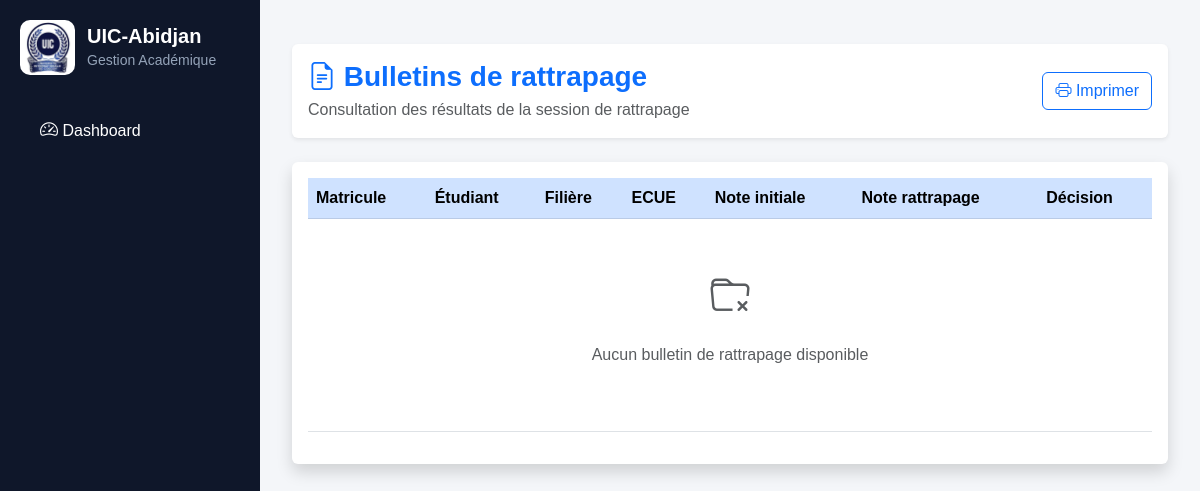
The app's page /lmd/rattrapage/bulletins/, older data.
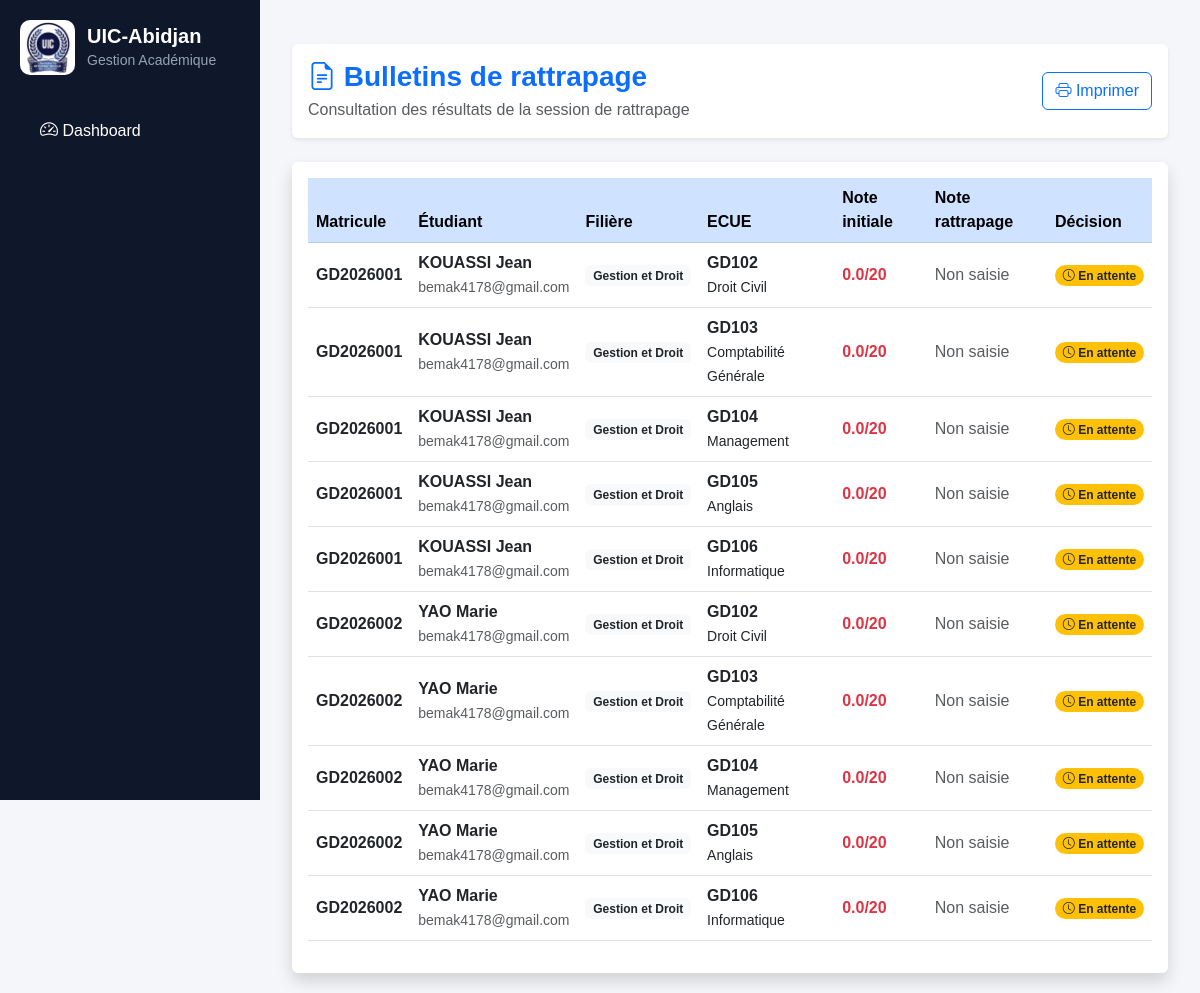
The same page, newer data.
### lmd/models.py (models this page shows, shortened)
class CandidatRattrapage(models.Model):
    STATUT_CHOICES = [
        ("EN_ATTENTE", "En attente"),
        ("VALIDE", "Validé"),
        ("ECHEC", "Échec"),
    ]
    etudiant = models.ForeignKey(
        "EtudiantLMD",
        on_delete=models.CASCADE,
        related_name="candidats_rattrapage"
    )
    ecue = models.ForeignKey(
        "ECUE",
        on_delete=models.CASCADE,
        related_name="candidats_rattrapage"
    )
    session = models.ForeignKey(
        "SessionAcademique",
        on_delete=models.CASCADE,
        related_name="candidats"
    )
    ancienne_note = models.FloatField(
        default=0
    )
    nouvelle_note = models.FloatField(
        null=True,
        blank=True
    )
    statut = models.CharField(
        max_length=20,
        choices=STATUT_CHOICES,
        default="EN_ATTENTE"
    )
    annee_academique = models.CharField(
        max_length=20
    )
    date_creation = models.DateTimeField(
        auto_now_add=True
    )
    class Meta:
        unique_together = (
            "etudiant",
            "ecue",
            "session",
            "annee_academique"
        )

class EtudiantLMD(models.Model):
    user = models.OneToOneField(
        User,
        on_delete=models.CASCADE,
        null=True,
        blank=True,
        related_name="etudiant_lmd"
    )
    matricule = models.CharField(
        max_length=50,
        unique=True,
        db_index=True
    )
    nom = models.CharField(
        max_length=100,
        db_index=True
    )
    prenoms = models.CharField(
        max_length=150
    )
    sexe = models.CharField(
        max_length=1,
        choices=(
            ('M', 'Masculin'),
            ('F', 'Féminin'),
        )
    )
    STATUTS = [
        ("AF", "Affecté"),
        ("NF", "Non Affecté"),
    ]
    statut = models.CharField(
        max_length=2,
        choices=STATUTS,
        default="NF"
    )
    date_naissance = models.DateField(
        null=True,
        blank=True
    )
    lieu_naissance = models.CharField(
        max_length=100,
        blank=True,
        null=True
    )
    telephone = models.CharField(
        max_length=30,
        blank=True
    )
    email = models.EmailField(
        blank=True
    )
    NIVEAUX = [
        ("L1", "Licence 1"),
        ("L2", "Licence 2"),
        ("L3", "Licence 3"),
        ("M1", "Master 1"),
        ("M2", "Master 2"),
        ("DOC", "Doctorat"),
    ]
    niveau = models.CharField(
        max_length=10,
        choices=NIVEAUX,
        db_index=True
    )
    filiere = models.ForeignKey(
        "FiliereLMD",
        on_delete=models.CASCADE,
        related_name="etudiants"
    )
    annee_academique = models.CharField(
        max_length=20,
        db_index=True
    )
    date_inscription = models.DateTimeField(
        auto_now_add=True
    )
    actif = models.BooleanField(
        default=True
    )
    class Meta:
        ordering = [
            "nom",
            "prenoms"
        ]
        constraints = [
            models.UniqueConstraint(
                fields=[
                    "matricule",
                    "annee_academique"
                ],
                name="unique_etudiant_annee"
            )
        ]

class FiliereLMD(models.Model):
    NIVEAUX = [
        ("L1-L2", "Licence Fondamentale"),
        ("L3", "Licence Professionnelle"),
        ("M1-M2", "Master"),
    ]
    code = models.CharField(
        max_length=20,
        unique=True
    )
    libelle = models.CharField(
        max_length=100
    )
    niveau_formation = models.CharField(
        max_length=10,
        choices=NIVEAUX,
        default="L1-L2"
    )

class ECUE(models.Model):
    ue = models.ForeignKey(
        UE,
        on_delete=models.CASCADE,
        related_name='ecues'
    )
    code = models.CharField(max_length=20)
    libelle = models.CharField(max_length=200)
    coefficient = models.IntegerField(default=1)
    credit = models.IntegerField(default=1)

### lmd/views.py (the view)
# urls.py: path("rattrapage/bulletins/",views.bulletin_rattrapage_list,name="bulletin_rattrapage_list"),
def bulletin_rattrapage_list(request):
    candidats = CandidatRattrapage.objects.select_related(
        "etudiant",
        "ecue",
        "session"
    ).all()
    return render(
        request,
        "lmd/rattrapage/bulletins.html",
        {
            "candidats": candidats
        }
    )

### lmd/templates/lmd/rattrapage/bulletins.html (shortened to what this page needs)
{% extends "base.html" %}
{% block content %}
<div class="container-fluid mt-4">
    <div class="card shadow-sm border-0 mb-4">
        <div class="card-body d-flex justify-content-between align-items-center">
            <div>
                <h3 class="fw-bold text-primary mb-1">
                    <i class="bi bi-file-earmark-text"></i>
                    Bulletins de rattrapage
                </h3>
                <p class="text-muted mb-0">
                    Consultation des résultats de la session de rattrapage
                </p>
            </div>
            <div>
                <button class="btn btn-outline-primary">
                    <i class="bi bi-printer"></i>
                    Imprimer
                </button>
            </div>
        </div>
    </div>
    <div class="card shadow border-0">
        <div class="card-body">
            <div class="table-responsive">
                <table class="table table-hover align-middle">
                    <thead class="table-primary">
                        <tr>
                            <th>
                                Matricule
                            </th>
                            <th>
                                Étudiant
                            </th>
                            <th>
                                Filière
                            </th>
                            <th>
                                ECUE
                            </th>
                            <th>
                                Note initiale
                            </th>
                            <th>
                                Note rattrapage
                            </th>
                            <th>
                                Décision
                            </th>
                        </tr>
                    </thead>
                    <tbody>
                    {% for c in candidats %}
                    <tr>
                        <td>
                            <span class="fw-semibold">
                                {{ c.etudiant.matricule }}
                            </span>
                        </td>
                        <td>
                            <div class="fw-bold">
                                {{ c.etudiant.nom }}
                                {{ c.etudiant.prenoms }}
                            </div>
                            <small class="text-muted">
                                {{ c.etudiant.email }}
                            </small>
                        </td>
                        <td>
                            <span class="badge bg-light text-dark">
                                {{ c.etudiant.filiere.libelle }}
                            </span>
                        </td>
                        <td>
                            <strong>
                                {{ c.ecue.code }}
                            </strong>
                            <br>
                            <small>
                                {{ c.ecue.libelle }}
                            </small>
                        </td>
                        <td>
                            <span class="text-danger fw-bold">
                                {{ c.ancienne_note }}/20
                            </span>
                        </td>
                        <td>
                            {% if c.nouvelle_note %}
                                <span class="text-success fw-bold">
                                    {{ c.nouvelle_note }}/20
                                </span>
                            {% else %}
                                <span class="text-muted">
                                    Non saisie
                                </span>
                            {% endif %}
                        </td>
                        <td>
                            {% if c.statut == "VALIDE" %}
                                <span class="badge rounded-pill bg-success">
                                    <i class="bi bi-check-circle"></i>
                                    Validé
                                </span>
                            {% elif c.statut == "ECHEC" %}
                                <span class="badge rounded-pill bg-danger">
                                    <i class="bi bi-x-circle"></i>
                                    Échec
                                </span>
                            {% else %}
                                <span class="badge rounded-pill bg-warning text-dark">
                                    <i class="bi bi-clock"></i>
                                    En attente
                                </span>
                            {% endif %}
                        </td>
                    </tr>
                    {% empty %}
                    <tr>
                        <td colspan="7" class="text-center py-5">
                            <div class="text-muted">
                                <i class="bi bi-folder-x fs-1"></i>
                                <p class="mt-3">
                                    Aucun bulletin de rattrapage disponible
                                </p>
                            </div>
                        </td>
                    </tr>
                    {% endfor %}
                    </tbody>
                </table>
            </div>
        </div>
    </div>
</div>
{% endblock %}

### core/templates/base.html (shortened to what this page needs)
<!DOCTYPE html>
<html lang="fr">
<head>
    <link href="https://cdn.jsdelivr.net/npm/bootstrap@5.3.0/dist/css/bootstrap.min.css" rel="stylesheet">
    <link rel="stylesheet" href="https://cdn.jsdelivr.net/npm/bootstrap-icons@1.11.3/font/bootstrap-icons.min.css">
    <link href="https://cdn.jsdelivr.net/npm/bootstrap-icons@1.11.3/font/bootstrap-icons.css" rel="stylesheet">
</head>
<body>
    {% include "sidebar.html" %}
    <div class="main-content">
        {% block content %}
        {% endblock %}
    </div>
</body>
</html>

### core/templates/sidebar.html (shortened to what this page needs)
{% load static %}
<div class="sidebar">
    <div class="sidebar-brand">
        <img src="{% static 'logo.jpeg' %}" class="logo-sidebar" alt="UIC">
        <div>
            <h5>UIC-Abidjan</h5>
            <small>Gestion Académique</small>
        </div>
    </div>
    <a href="{% url 'dashboard' %}" class="menu-link">
        <i class="bi bi-speedometer2"></i>
        Dashboard
    </a>
</div>

### core/templates/base.html (style rules this page uses)
body { margin: 0; font-family: Arial, sans-serif; background: #f4f6f9; }
.sidebar { width: 260px; height: 100vh; position: fixed; top: 0; left: 0; background: #1e293b; color: white; overflow-y: auto; }
.sidebar a { display: block; padding: 12px 20px; color: white; text-decoration: none; transition: 0.3s; }
.main-content { margin-left: 260px; padding: 20px; }
.sidebar { width: 260px; min-height: 100vh; background: #0f172a; color: white; padding: 20px; }
.sidebar-brand { display: flex; align-items: center; gap: 12px; margin-bottom: 30px; }
.logo-sidebar { width: 55px; height: 55px; object-fit: contain; border-radius: 10px; }
.sidebar-brand h5 { margin: 0; font-weight: bold; }
.sidebar-brand small { color: #94a3b8; }
.menu-link { display: flex; align-items: center; gap: 12px; padding: 12px 15px; color: #cbd5e1; text-decoration: none; border-radius: 10px; margin-bottom: 5px; transition: .3s; }
.menu-link i { font-size: 18px; }

Row changes from the older to the newer data that the page shows:
added CandidatRattrapage: etudiant.matricule "GD2026001", etudiant.nom "KOUASSI", etudiant.prenoms "Jean", etudiant.email "bemak4178@gmail.com", etudiant.filiere.libelle "Gestion et Droit", ecue.code "GD102", ecue.libelle "Droit Civil", ancienne_note "0.0", shows "Non saisie", statut "EN_ATTENTE" (drawn)
added CandidatRattrapage: etudiant.matricule "GD2026001", etudiant.nom "KOUASSI", etudiant.prenoms "Jean", etudiant.email "bemak4178@gmail.com", etudiant.filiere.libelle "Gestion et Droit", ecue.code "GD103", ecue.libelle "Comptabilité Générale", ancienne_note "0.0", shows "Non saisie", statut "EN_ATTENTE" (drawn)
added CandidatRattrapage: etudiant.matricule "GD2026001", etudiant.nom "KOUASSI", etudiant.prenoms "Jean", etudiant.email "bemak4178@gmail.com", etudiant.filiere.libelle "Gestion et Droit", ecue.code "GD104", ecue.libelle "Management", ancienne_note "0.0", shows "Non saisie", statut "EN_ATTENTE" (drawn)
added CandidatRattrapage: etudiant.matricule "GD2026001", etudiant.nom "KOUASSI", etudiant.prenoms "Jean", etudiant.email "bemak4178@gmail.com", etudiant.filiere.libelle "Gestion et Droit", ecue.code "GD105", ecue.libelle "Anglais", ancienne_note "0.0", shows "Non saisie", statut "EN_ATTENTE" (drawn)
added CandidatRattrapage: etudiant.matricule "GD2026001", etudiant.nom "KOUASSI", etudiant.prenoms "Jean", etudiant.email "bemak4178@gmail.com", etudiant.filiere.libelle "Gestion et Droit", ecue.code "GD106", ecue.libelle "Informatique", ancienne_note "0.0", shows "Non saisie", statut "EN_ATTENTE" (drawn)
added CandidatRattrapage: etudiant.matricule "GD2026002", etudiant.nom "YAO", etudiant.prenoms "Marie", etudiant.email "bemak4178@gmail.com", etudiant.filiere.libelle "Gestion et Droit", ecue.code "GD102", ecue.libelle "Droit Civil", ancienne_note "0.0", shows "Non saisie", statut "EN_ATTENTE" (drawn)
added CandidatRattrapage: etudiant.matricule "GD2026002", etudiant.nom "YAO", etudiant.prenoms "Marie", etudiant.email "bemak4178@gmail.com", etudiant.filiere.libelle "Gestion et Droit", ecue.code "GD103", ecue.libelle "Comptabilité Générale", ancienne_note "0.0", shows "Non saisie", statut "EN_ATTENTE" (drawn)
added CandidatRattrapage: etudiant.matricule "GD2026002", etudiant.nom "YAO", etudiant.prenoms "Marie", etudiant.email "bemak4178@gmail.com", etudiant.filiere.libelle "Gestion et Droit", ecue.code "GD104", ecue.libelle "Management", ancienne_note "0.0", shows "Non saisie", statut "EN_ATTENTE" (drawn)
added CandidatRattrapage: etudiant.matricule "GD2026002", etudiant.nom "YAO", etudiant.prenoms "Marie", etudiant.email "bemak4178@gmail.com", etudiant.filiere.libelle "Gestion et Droit", ecue.code "GD105", ecue.libelle "Anglais", ancienne_note "0.0", shows "Non saisie", statut "EN_ATTENTE" (drawn)
added CandidatRattrapage: etudiant.matricule "GD2026002", etudiant.nom "YAO", etudiant.prenoms "Marie", etudiant.email "bemak4178@gmail.com", etudiant.filiere.libelle "Gestion et Droit", ecue.code "GD106", ecue.libelle "Informatique", ancienne_note "0.0", shows "Non saisie", statut "EN_ATTENTE" (drawn)
Text that changed along with them:
text no longer shown: "Aucun bulletin de rattrapage disponible"
